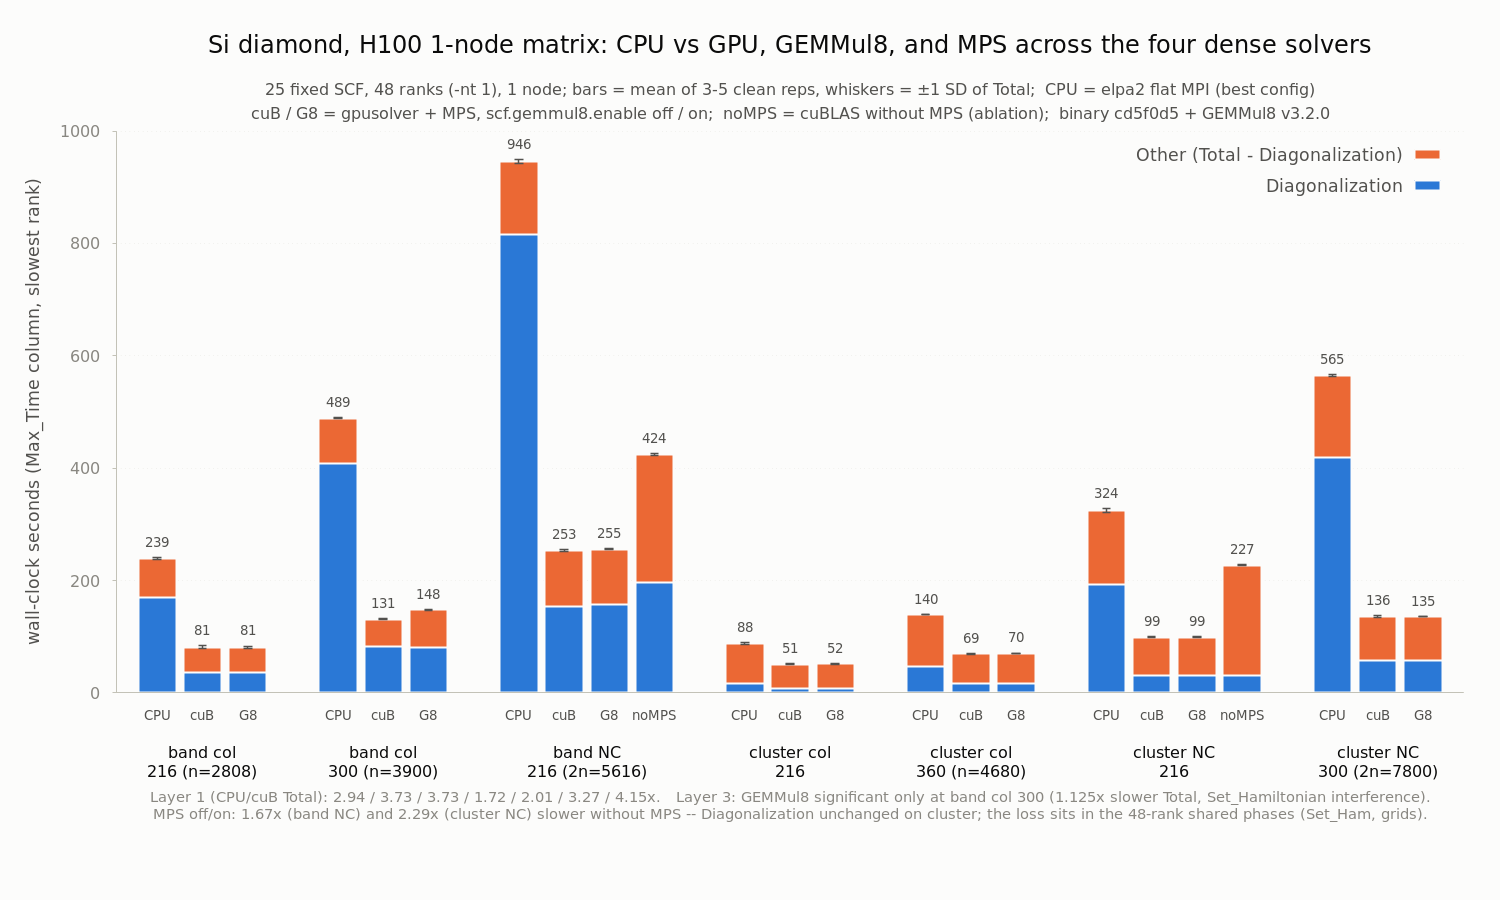

Generate this figure with gnuplot:
# Stacked-bar view of work/siprod_result.txt: the H100 1-node production
# matrix (Layer 1 CPU-vs-GPU, Layer 3 cuBLAS-vs-GEMMul8, MPS ablation).
# Bar = Total (25 fixed SCF, mean over 3-5 clean reps); bottom segment =
# Diagonalization; whiskers = +-1 SD of Total.
# CPU = elpa2 flat 48 ranks; cuB/G8 = gpusolver + MPS with gemmul8 off/on;
# noMPS = gpusolver, MPS off, gemmul8 off (plan 8.3 ablation, NC only).
#
# Render:  gnuplot siprod_result.plt   (writes siprod_result.png)

set terminal pngcairo noenhanced size 1500,900 font "DejaVu Sans,14" background rgb "#fcfcfb"
set output "siprod_result.png"

# columns: x total diag sd
$data << EOD
 0  239.28  169.74  1.18
 1   81.49   37.00  2.11
 2   81.12   36.31  2.21
 4  489.09  408.50  0.41
 5  131.22   82.62  0.40
 6  147.67   80.11  0.89
 8  945.60  815.11  3.78
 9  253.39  154.53  1.74
10  255.35  157.04  1.03
11  424.03  196.83  1.81
13   87.55   17.21  1.48
14   51.02    7.35  0.48
15   51.52    8.01  0.81
17  139.75   47.04  0.02
18   69.43   15.80  0.56
19   70.35   16.27  0.36
21  324.50  193.63  3.78
22   99.21   30.59  0.83
23   99.25   30.66  0.96
24  227.00   30.32  0.82
26  564.81  419.41  1.61
27  136.01   57.19  1.30
28  135.48   56.72  0.48
EOD

set title "Si diamond, H100 1-node matrix: CPU vs GPU, GEMMul8, and MPS across the four dense solvers" \
    font ",18" textcolor rgb "#0b0b0b" offset 0,2.2
set label 100 "25 fixed SCF, 48 ranks (-nt 1), 1 node; bars = mean of 3-5 clean reps, whiskers = ±1 SD of Total;  CPU = elpa2 flat MPI (best config)" \
    at graph 0.5, graph 1.075 center font ",12" textcolor rgb "#52514e"
set label 101 "cuB / G8 = gpusolver + MPS, scf.gemmul8.enable off / on;  noMPS = cuBLAS without MPS (ablation);  binary cd5f0d5 + GEMMul8 v3.2.0" \
    at graph 0.5, graph 1.033 center font ",12" textcolor rgb "#52514e"

set ylabel "wall-clock seconds (Max_Time column, slowest rank)" \
    font ",13" textcolor rgb "#52514e" offset 1,0
set yrange [0:1000]
set xrange [-0.9:28.9]

set border 3 linecolor rgb "#c3c2b7" linewidth 1
set grid ytics back linecolor rgb "#e1e0d9" linewidth 1
set ytics nomirror out scale 0.5 font ",12" textcolor rgb "#898781"
set xtics nomirror scale 0 font ",10" textcolor rgb "#52514e" rotate by 0 \
    ("CPU" 0, "cuB" 1, "G8" 2, "CPU" 4, "cuB" 5, "G8" 6, \
     "CPU" 8, "cuB" 9, "G8" 10, "noMPS" 11, \
     "CPU" 13, "cuB" 14, "G8" 15, "CPU" 17, "cuB" 18, "G8" 19, \
     "CPU" 21, "cuB" 22, "G8" 23, "noMPS" 24, "CPU" 26, "cuB" 27, "G8" 28)

set label 1 "band col\n216 (n=2808)"     at first  1,   graph -0.105 center font ",12" textcolor rgb "#0b0b0b"
set label 2 "band col\n300 (n=3900)"     at first  5,   graph -0.105 center font ",12" textcolor rgb "#0b0b0b"
set label 3 "band NC\n216 (2n=5616)"     at first  9.5, graph -0.105 center font ",12" textcolor rgb "#0b0b0b"
set label 4 "cluster col\n216"           at first 14,   graph -0.105 center font ",12" textcolor rgb "#0b0b0b"
set label 5 "cluster col\n360 (n=4680)"  at first 18,   graph -0.105 center font ",12" textcolor rgb "#0b0b0b"
set label 6 "cluster NC\n216"            at first 22.5, graph -0.105 center font ",12" textcolor rgb "#0b0b0b"
set label 7 "cluster NC\n300 (2n=7800)"  at first 27,   graph -0.105 center font ",12" textcolor rgb "#0b0b0b"

set label 9 "Layer 1 (CPU/cuB Total): 2.94 / 3.73 / 3.73 / 1.72 / 2.01 / 3.27 / 4.15x.   Layer 3: GEMMul8 significant only at band col 300 (1.125x slower Total, Set_Hamiltonian interference).\nMPS off/on: 1.67x (band NC) and 2.29x (cluster NC) slower without MPS -- Diagonalization unchanged on cluster; the loss sits in the 48-rank shared phases (Set_Ham, grids)." \
    at graph 0.5, graph -0.185 center front font ",11" textcolor rgb "#898781"

set bmargin 9.5
set tmargin 6

set key top right samplen 1.6 spacing 1.5 font ",13" textcolor rgb "#52514e"

set boxwidth 0.85
set style fill solid 1.0 border rgb "#fcfcfb"

plot $data using 1:2 with boxes linecolor rgb "#eb6834" linewidth 2 \
         title "Other (Total - Diagonalization)", \
     $data using 1:3 with boxes linecolor rgb "#2a78d6" linewidth 2 \
         title "Diagonalization", \
     $data using 1:2:4 with yerrorbars linecolor rgb "#52514e" linewidth 1.5 \
         pointtype 7 pointsize 0 notitle, \
     $data using 1:($2+$4+28):(sprintf("%.0f",$2)) with labels \
         font ",10" textcolor rgb "#52514e" notitle
